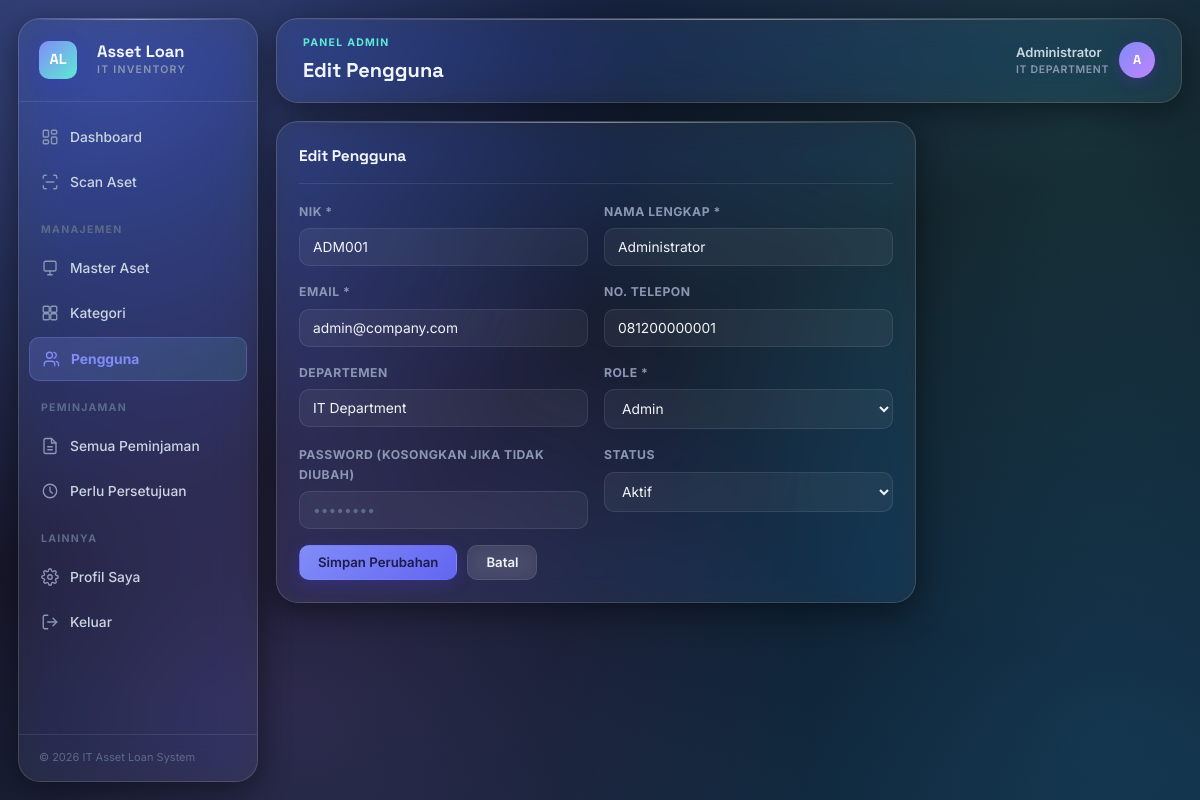
/user_form.php?id=2 (signed in), run on the app's committed database.
### tables this page shows
CREATE TABLE users (
    id INT AUTO_INCREMENT PRIMARY KEY,
    nik VARCHAR(30) UNIQUE NOT NULL,
    name VARCHAR(100) NOT NULL,
    email VARCHAR(100) UNIQUE NOT NULL,
    password VARCHAR(255) NOT NULL,
    department VARCHAR(100) DEFAULT NULL,
    phone VARCHAR(30) DEFAULT NULL,
    role ENUM('admin','employee') NOT NULL DEFAULT 'employee',
    status ENUM('active','inactive') NOT NULL DEFAULT 'active',
    created_at TIMESTAMP DEFAULT CURRENT_TIMESTAMP,
    updated_at TIMESTAMP DEFAULT CURRENT_TIMESTAMP ON UPDATE CURRENT_TIMESTAMP
);

### includes/functions.php (called while the page is built, shortened)
<?php
function isLoggedIn() {
    return isset($_SESSION['user_id']);
}
function isAdmin() {
    return isLoggedIn() && $_SESSION['role'] === 'admin';
}
function currentUser() {
    static $user = null;
    if ($user === null && isLoggedIn()) {
        $conn = getConnection();
        $stmt = $conn->prepare("SELECT * FROM users WHERE id = ?");
        $stmt->bind_param('i', $_SESSION['user_id']);
        $stmt->execute();
        $user = $stmt->get_result()->fetch_assoc();
    }
    return $user;
}
function esc($str) {
    return htmlspecialchars($str ?? '', ENT_QUOTES, 'UTF-8');
}

### user_form.php (the view, shortened to what this page needs)
<?php
require_once __DIR__ . '/includes/functions.php';
$id = $_GET['id'] ?? null;
$isEdit = false;
if ($id) {
    $isEdit = true;
}
$pageTitle = $isEdit ? 'Edit Pengguna' : 'Tambah Pengguna';
require_once __DIR__ . '/includes/header.php';
?>
<div class="card" style="max-width:640px;">
    <div class="card-header"><h3><?php echo $isEdit ? 'Edit Pengguna' : 'Tambah Pengguna Baru'; ?></h3></div>
    <form method="POST" action="">
        <div class="form-row">
            <div class="form-group">
                <label>NIK *</label>
                <input type="text" name="nik" class="form-control" value="<?php echo esc($user['nik']); ?>" required>
            </div>
            <div class="form-group">
                <label>Nama Lengkap *</label>
                <input type="text" name="name" class="form-control" value="<?php echo esc($user['name']); ?>" required>
            </div>
        </div>
        <div class="form-row">
            <div class="form-group">
                <label>Email *</label>
                <input type="email" name="email" class="form-control" value="<?php echo esc($user['email']); ?>" required>
            </div>
            <div class="form-group">
                <label>No. Telepon</label>
                <input type="text" name="phone" class="form-control" value="<?php echo esc($user['phone']); ?>">
            </div>
        </div>
        <div class="form-row">
            <div class="form-group">
                <label>Departemen</label>
                <input type="text" name="department" class="form-control" value="<?php echo esc($user['department']); ?>">
            </div>
            <div class="form-group">
                <label>Role *</label>
                <select name="role" class="form-control" required>
                    <option value="admin" <?php echo $user['role']=='admin'?'selected':''; ?>>Admin</option>
                </select>
            </div>
        </div>
        <div class="form-row">
            <div class="form-group">
                <label>Password <?php echo $isEdit ? '(kosongkan jika tidak diubah)' : '*'; ?></label>
                <input type="password" name="password" class="form-control" placeholder="<?php echo $isEdit ? '••••••••' : 'Minimal 6 karakter'; ?>">
            </div>
            <div class="form-group">
                <label>Status</label>
                <select name="status" class="form-control">
                    <option value="active" <?php echo $user['status']=='active'?'selected':''; ?>>Aktif</option>
                </select>
            </div>
        </div>
        <div class="flex-gap">
            <button type="submit" class="btn btn-primary"><?php echo $isEdit ? 'Simpan Perubahan' : 'Tambah Pengguna'; ?></button>
            <a href="<?php echo BASE_URL; ?>users_list.php" class="btn btn-outline">Batal</a>
        </div>
    </form>
</div>
<?php require_once __DIR__ . '/includes/footer.php'; ?>

### includes/header.php (shortened to what this page needs)
<?php
require_once __DIR__ . '/functions.php';
$user = currentUser();
$currentPage = basename($_SERVER['PHP_SELF']);
?>
<!DOCTYPE html>
<html lang="id">
<head>
<link rel="stylesheet" href="<?php echo BASE_URL; ?>assets/css/style.css">
</head>
<body>
<div class="app-shell">
    <aside class="sidebar" id="sidebar">
        <div class="sidebar-brand">
            <div class="flex-gap">
                <span class="mark">AL</span>
                <div>
                    <div class="title">Asset Loan</div>
                    <div class="subtitle">IT Inventory</div>
                </div>
            </div>
        </div>
        <nav class="sidebar-nav">
            <a href="<?php echo BASE_URL; ?>dashboard.php" class="<?php echo $currentPage=='dashboard.php'?'active':''; ?>" data-tooltip="Dashboard">
                <span class="icon"><svg viewBox="0 0 24 24" fill="none" stroke="currentColor" stroke-linecap="round" stroke-linejoin="round"><rect x="3" y="3" width="7" height="9" rx="1.5"/><rect x="14" y="3" width="7" height="5" rx="1.5"/><rect x="14" y="12" width="7" height="9" rx="1.5"/><rect x="3" y="16" width="7" height="5" rx="1.5"/></svg></span>
                <span class="nav-label">Dashboard</span>
            </a>
            <a href="<?php echo BASE_URL; ?>scan.php" class="<?php echo $currentPage=='scan.php'?'active':''; ?>" data-tooltip="Scan Aset">
                <span class="icon"><svg viewBox="0 0 24 24" fill="none" stroke="currentColor" stroke-linecap="round" stroke-linejoin="round"><path d="M3 7V5a2 2 0 0 1 2-2h2"/><path d="M17 3h2a2 2 0 0 1 2 2v2"/><path d="M21 17v2a2 2 0 0 1-2 2h-2"/><path d="M7 21H5a2 2 0 0 1-2-2v-2"/><line x1="7" y1="12" x2="17" y2="12"/></svg></span>
                <span class="nav-label">Scan Aset</span>
            </a>
            <?php if (isAdmin()): ?>
                <div class="nav-section-label">Manajemen</div>
                <a href="<?php echo BASE_URL; ?>assets_list.php" class="<?php echo in_array($currentPage,['assets_list.php','asset_form.php'])?'active':''; ?>" data-tooltip="Master Aset">
                    <span class="icon"><svg viewBox="0 0 24 24" fill="none" stroke="currentColor" stroke-linecap="round" stroke-linejoin="round"><rect x="4" y="3" width="16" height="13" rx="2"/><path d="M9 21h6"/><path d="M12 16v5"/></svg></span>
                    <span class="nav-label">Master Aset</span>
                </a>
                <a href="<?php echo BASE_URL; ?>categories.php" class="<?php echo $currentPage=='categories.php'?'active':''; ?>" data-tooltip="Kategori">
                    <span class="icon"><svg viewBox="0 0 24 24" fill="none" stroke="currentColor" stroke-linecap="round" stroke-linejoin="round"><rect x="3" y="3" width="8" height="8" rx="1.5"/><rect x="13" y="3" width="8" height="8" rx="1.5"/><rect x="3" y="13" width="8" height="8" rx="1.5"/><rect x="13" y="13" width="8" height="8" rx="1.5"/></svg></span>
                    <span class="nav-label">Kategori</span>
                </a>
                <a href="<?php echo BASE_URL; ?>users_list.php" class="<?php echo in_array($currentPage,['users_list.php','user_form.php'])?'active':''; ?>" data-tooltip="Pengguna">
                    <span class="icon"><svg viewBox="0 0 24 24" fill="none" stroke="currentColor" stroke-linecap="round" stroke-linejoin="round"><path d="M17 21v-2a4 4 0 0 0-4-4H7a4 4 0 0 0-4 4v2"/><circle cx="10" cy="7" r="4"/><path d="M22 21v-2a4 4 0 0 0-3-3.87"/><path d="M16 3.13a4 4 0 0 1 0 7.75"/></svg></span>
                    <span class="nav-label">Pengguna</span>
                </a>
                <div class="nav-section-label">Peminjaman</div>
                <a href="<?php echo BASE_URL; ?>loans_list.php" class="<?php echo ($currentPage=='loans_list.php' && ($_GET['status'] ?? '')==='')?'active':''; ?>" data-tooltip="Semua Peminjaman">
                    <span class="icon"><svg viewBox="0 0 24 24" fill="none" stroke="currentColor" stroke-linecap="round" stroke-linejoin="round"><path d="M14 2H6a2 2 0 0 0-2 2v16a2 2 0 0 0 2 2h12a2 2 0 0 0 2-2V8z"/><path d="M14 2v6h6"/><path d="M9 13h6"/><path d="M9 17h6"/></svg></span>
                    <span class="nav-label">Semua Peminjaman</span>
                </a>
                <a href="<?php echo BASE_URL; ?>loans_list.php?status=pending" class="<?php echo ($currentPage=='loans_list.php' && ($_GET['status'] ?? '')=='pending')?'active':''; ?>" data-tooltip="Perlu Persetujuan">
                    <span class="icon"><svg viewBox="0 0 24 24" fill="none" stroke="currentColor" stroke-linecap="round" stroke-linejoin="round"><circle cx="12" cy="12" r="9"/><path d="M12 7v5l3 3"/></svg></span>
                    <span class="nav-label">Perlu Persetujuan</span>
                </a>
            <?php endif; ?>
            <div class="nav-section-label">Lainnya</div>
            <a href="<?php echo BASE_URL; ?>profile.php" class="<?php echo $currentPage=='profile.php'?'active':''; ?>" data-tooltip="Profil Saya">
                <span class="icon"></span>
                <span class="nav-label">Profil Saya</span>
            </a>
            <a href="<?php echo BASE_URL; ?>logout.php" data-tooltip="Keluar">
                <span class="icon"><svg viewBox="0 0 24 24" fill="none" stroke="currentColor" stroke-linecap="round" stroke-linejoin="round"><path d="M9 21H5a2 2 0 0 1-2-2V5a2 2 0 0 1 2-2h4"/><path d="M16 17l5-5-5-5"/><path d="M21 12H9"/></svg></span>
                <span class="nav-label">Keluar</span>
            </a>
        </nav>
        <div class="sidebar-footer">
            &copy; <?php echo date('Y'); ?> IT Asset Loan System
        </div>
    </aside>
    <div class="main">
        <div class="topbar no-mobile">
            <div>
                <div class="page-eyebrow"><?php echo isAdmin() ? 'Panel Admin' : 'Panel Karyawan'; ?></div>
                <div class="page-title"><?php echo isset($pageTitle) ? esc($pageTitle) : 'Dashboard'; ?></div>
            </div>
            <div class="user-chip">
                <div>
                    <div style="font-weight:600;"><?php echo esc($user['name']); ?></div>
                    <div class="role-tag"><?php echo esc($user['department'] ?? ''); ?></div>
                </div>
                <div class="avatar"><?php echo esc(strtoupper(substr($user['name'],0,1))); ?></div>
            </div>
        </div>
        <div class="content">

### data on the page
users: name "Administrator", department "IT DEPARTMENT", name "A", nik "ADM001", email "admin@company.com", phone "081200000001", department "IT Department", role "Admin", status "Aktif"

### other printed values
$pageTitle "Edit Pengguna"
